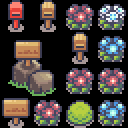

Rendered tile map (Tiled .tmx) drawn with the repository's tilesets; below, a short description and the map source with its tile grids summarised:
An orthogonal 4x4 tile map with 32x32 px tiles, 1 tile layer (Tile Layer 1).

<map version="1.4" tiledversion="1.4.3" orientation="orthogonal" renderorder="right-down" width="4" height="4" tilewidth="32" tileheight="32" infinite="0" nextlayerid="2" nextobjectid="1">
    <tileset firstgid="1" source="base64-saved-zlib.tsx" />
    <layer id="1" name="Tile Layer 1" width="4" height="4">
        <data>[16 cells, 16 non-empty, 12 distinct tile ids]</data>
    </layer>
</map>
